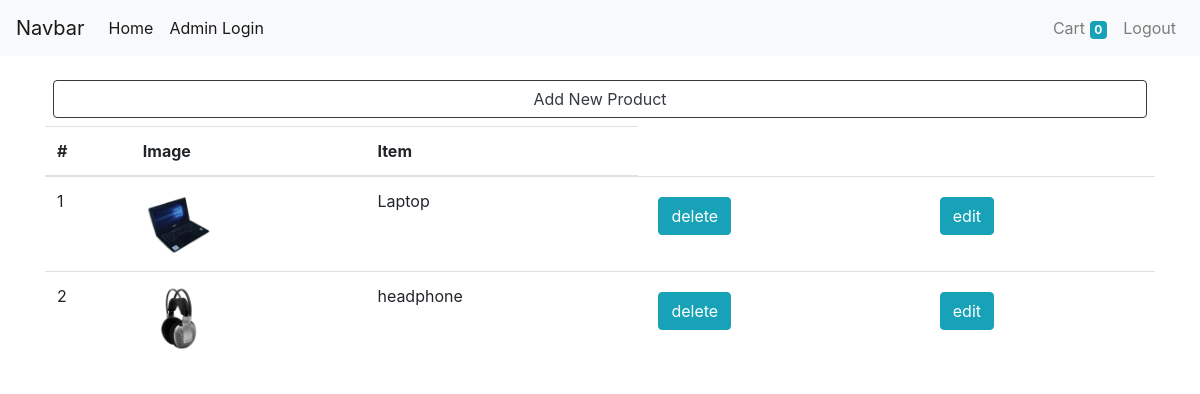
The app's page /custom-admin/ (signed in), older data.
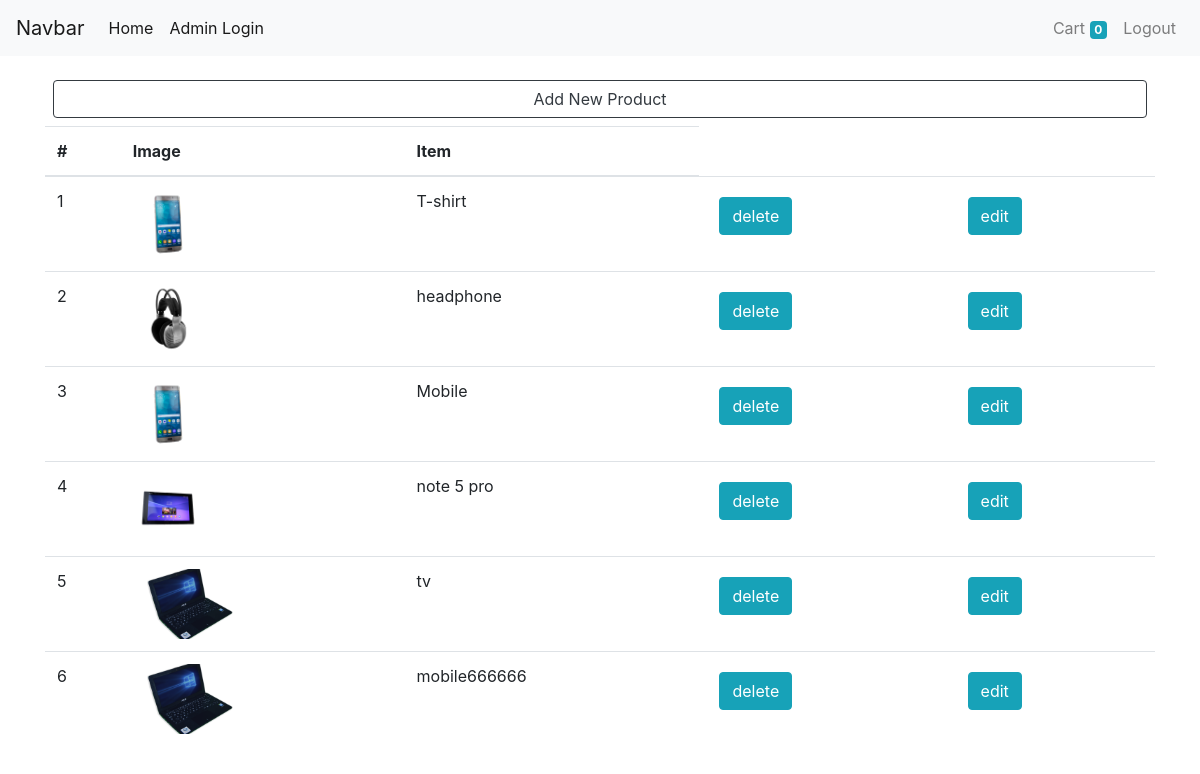
The same page, newer data.
### store/models.py (models this page shows, shortened)
class Product(models.Model):
    title = models.CharField(max_length=250)
    slug = models.SlugField(blank=True, unique=True)
    price = models.IntegerField()
    description = models.TextField()
    image = models.ImageField(upload_to='store/images', null=True, blank=True)

### store/views.py (the view)
# urls.py: path('admin/', admin.site.urls),
@staff_member_required
def admin(request):
    if request.method == "POST":
        slug = request.POST['slug']
        print(slug)
        product = Product.objects.get(slug=slug)
        product.delete()
        return render(request, template_name='store/admin.html')
    product = Product.objects.all()
    context = {
        "product": product
    }
    return render(request, template_name='store/admin.html', context=context)

### store/templates/store/admin.html (shortened to what this page needs)
{% extends "./base.html" %}
{% block content %}
<div class="container">
    <div class="row">
        <div class="col mt-3">
            <div class="p-2">
                <a href="/add-product" class="btn btn-outline-dark btn-block">Add
                    New Product</a>
            </div>
        </div>
    </div>
    <div>
        <table class="table table-hover table-stripped">
            <thead>
                <tr>
                    <th>#</th>
                    <th>Image</th>
                    <th>Item</th>
                </tr>
            </thead>
            <tbody>
                {% for product in product %}
                <tr>
                    <td>{{ forloop.counter }}</td>
                    <td><img height="70px" src="{{product.image.url}}" class="img" alt=""></td>
                    <td>{{product.title}}</td>
                    <td>
                        <div class="p-2">
                            <form action="/custom-admin/" method="POST"> {% csrf_token %}
                                <div class="form-group">
                                    <input type="submit" class="btn btn-info" value="delete">
                                </div>
                            </form>
                        </div>
                    </td>
                    <td>
                        <div class="p-2">
                            <form action="/edit-product/" method="GET">
                                <div class="form-group">
                                    <input type="submit" class="btn btn-info" value="edit">
                                </div>
                            </form>
                        </div>
                    </td>
                </tr>
                {% endfor %}
            </tbody>
        </table>
    </div>
</div>
{% endblock %}

Row changes from the older to the newer data that the page shows:
changed Product: image: a different picture; title "Laptop" → "T-shirt"
added Product: image (picture), title "Mobile"
added Product: image (picture), title "note 5 pro"
added Product: image (picture), title "tv"
added Product: image (picture), title "mobile666666"
